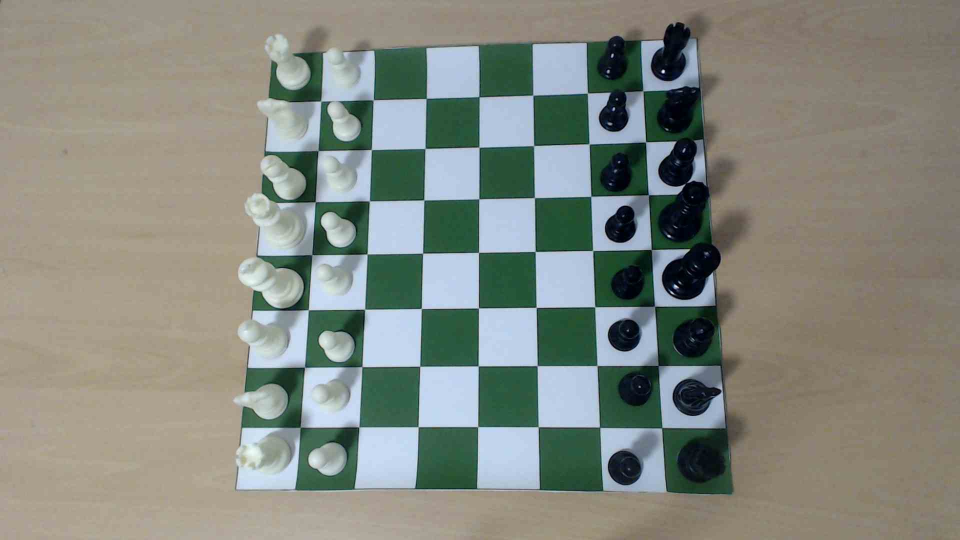
#> input picture data/raw/tablero_horizontal.jpg, 1920 x 1080 px (shown at 1/2 size)
$ jupyter execute delimitar_tablero_viejo.ipynb
#> lines starting #> are read from the running program, lines starting #| are printed output that depends on the picture; after the words box and inside, x2 and y2 are one past the last pixel; in counts of white or black regions, pixels touching at a corner belong together
### Parser Table: Paso a Paso

En este notebook vamos a agarrar la foto de un tablero y la vamos a procesar hasta dejarla plana, orientada y con su grilla bien detectada. Vamos a ir viendo el resultado en cada paso para entender qué está pasando paso a paso.

[cell 1]
import cv2
import numpy as np
import matplotlib.pyplot as plt

def mostrar_imagen(img, titulo="Imagen"):
    """Helper para plotear rápido con matplotlib en el notebook."""
    if len(img.shape) == 3:
        img = cv2.cvtColor(img, cv2.COLOR_BGR2RGB) # OpenCV usa BGR, plt usa RGB
    plt.figure(figsize=(6, 6))
    plt.imshow(img, cmap='gray' if len(img.shape) == 2 else None)
    plt.title(titulo)
    plt.axis('off')
    plt.show()

#### 1. Cargar la imagen y buscar los bordes
Primero cargamos la foto en escala de grises. Para encontrar el tablero, usamos el detector de bordes de Canny. Antes le pasamos un "blur" (desenfoque) para matar el ruido chiquito y que no nos detecte basurita como si fueran bordes.

[cell 2]
ruta = "../../../data/raw/tablero_horizontal.jpg"
img_original = cv2.imread(ruta)
#> img_original is the input picture: shape (1080, 1920, 3); mean B, G, R 127.2, 136.4, 132.4
img_gris = cv2.cvtColor(img_original, cv2.COLOR_BGR2GRAY)

blur = cv2.GaussianBlur(img_gris, (5, 5), 0)
bordes = cv2.Canny(blur, 50, 150)
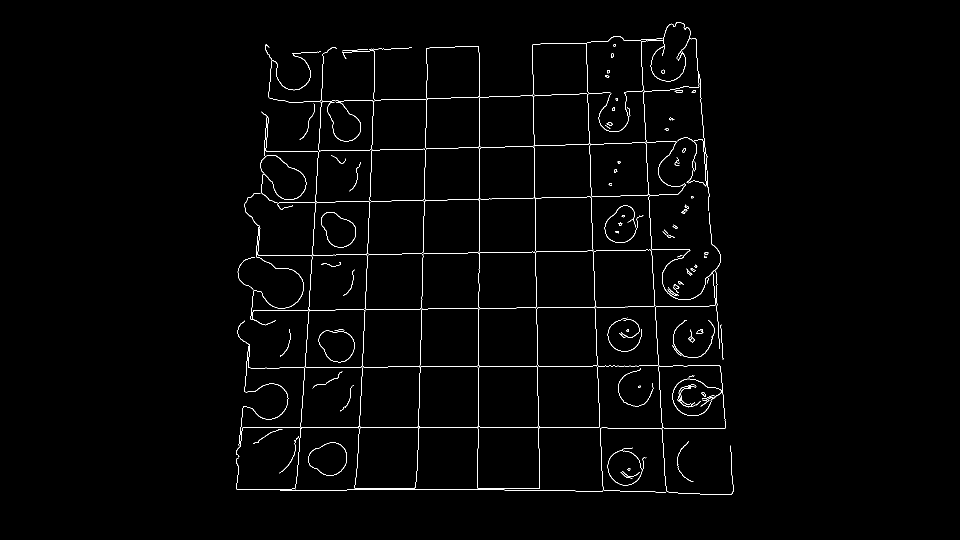
#> bordes: shape (1080, 1920) (shown at 1/2 size); 1.2% white in thin lines or dots, all inside (x1, y1, x2, y2) = (472, 44, 1468, 989)

kernel = np.ones((5, 5), np.uint8)
bordes_cerrados = cv2.morphologyEx(bordes, cv2.MORPH_CLOSE, kernel)

mostrar_imagen(bordes_cerrados, "Bordes del tablero")

#### 2. Encontrar las 4 esquinas
Ya tenemos las líneas blancas sobre fondo negro. Ahora buscamos el contorno más grande de la imagen (que debería ser el tablero) y lo aproximamos a un polígono de 4 lados para sacar las esquinas exactas.

[cell 3]
contornos, _ = cv2.findContours(bordes_cerrados, cv2.RETR_EXTERNAL, cv2.CHAIN_APPROX_SIMPLE)
#> contornos = 17 contours, 2 with area under 20; largest, box (x1, y1, x2, y2) and area: (472, 44, 1468, 989) 681952, (1345, 640, 1430, 716) 184, (1373, 529, 1395, 551) 140, (1363, 409, 1378, 428) 93, (1325, 459, 1350, 476) 88
contornos = sorted(contornos, key=cv2.contourArea, reverse=True)

# Agarramos el contorno más grande y lo simplificamos a 4 puntos
hull = cv2.convexHull(contornos[0])
#> hull = contour of 21 points, box (x1, y1, x2, y2) (472, 44, 1468, 989), area 870002
perimetro = cv2.arcLength(hull, True)
#> perimetro = 3676.2
esquinas = cv2.approxPolyDP(hull, 0.04 * perimetro, True)
#> esquinas = [[1376, 55], [1464, 987], [473, 978], [530, 90]]

# Dibujamos las esquinas para ver si le pegamos
img_debug = img_original.copy()
cv2.drawContours(img_debug, [esquinas], -1, (0, 255, 0), 7)
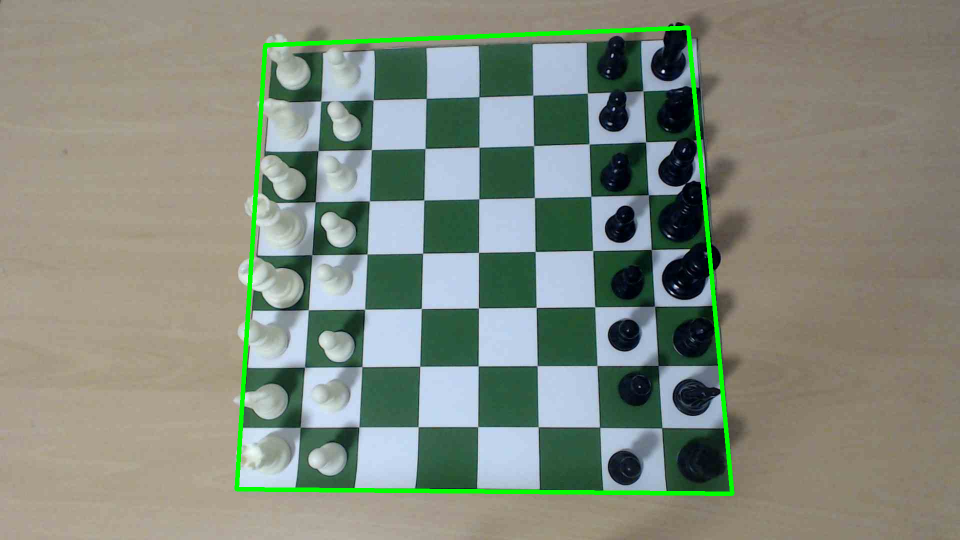
#> img_debug: shape (1080, 1920, 3) (shown at 1/2 size); 1.58% of pixels changed, all inside (x1, y1, x2, y2) = (469, 51, 1469, 992)

mostrar_imagen(img_debug, "Esquinas Detectadas")

#### 3. Corrección de perspectiva
La foto seguro está sacada en ángulo. Como ya tenemos las 4 esquinas y sabemos que un tablero es un cuadrado perfecto, usamos una "Homografía" (`getPerspectiveTransform`). Esto estira la imagen y la aplana.

[cell 4]
def sort_corners(pts):
    """Ordena 4 puntos en: arriba-izq, abajo-izq, abajo-der, arriba-der."""
    pts = pts.reshape(4, 2).astype(np.float32)
#> pts = [[1376, 55], [1464, 987], [473, 978], [530, 90]]
    s = pts.sum(axis=1)
#> s = [1431, 2451, 1451, 620]
    d = np.diff(pts, axis=1).ravel()
#> d = [-1321, -477, 505, -440]
    return np.array([pts[np.argmin(s)], pts[np.argmax(d)], pts[np.argmax(s)], pts[np.argmin(d)]], dtype=np.float32)


LADO = 800 # Queremos que la imagen final sea de 800x800 píxeles

pts_origen = sort_corners(esquinas)
#> pts_origen = [[530, 90], [473, 978], [1464, 987], [1376, 55]]
pts_destino = np.array([[0, 0], [0, LADO], [LADO, LADO], [LADO, 0]], dtype=np.float32)

# Calculamos la matriz de transformación y deformamos la imagen
matriz_H = cv2.getPerspectiveTransform(pts_origen, pts_destino)
#> matriz_H = [[1.05, 0.0672, -561.3], [0.0459, 1.11, -124.3], [6.82e-05, 0.000201, 1]]
tablero_plano = cv2.warpPerspective(img_original, matriz_H, (LADO, LADO))

mostrar_imagen(tablero_plano, "Tablero Planchado")

#### 4. Orientar el tablero
El tablero puede estar rotado. Acá lo pasamos a formato HSV, medimos el brillo en los bordes y lo rotamos para que queden las blancas abajo y las negras arriba (buscando dónde hay más luz o sombra según la lógica del juego).

[cell 5]
# Trabajamos sobre la imagen ya planchada en HSV
tablero_hsv = cv2.cvtColor(tablero_plano, cv2.COLOR_BGR2HSV)
#> tablero_hsv: shape (800, 800, 3); mean H, S, V 87.8, 85.5, 140.2

v = tablero_hsv[:, :, 2]
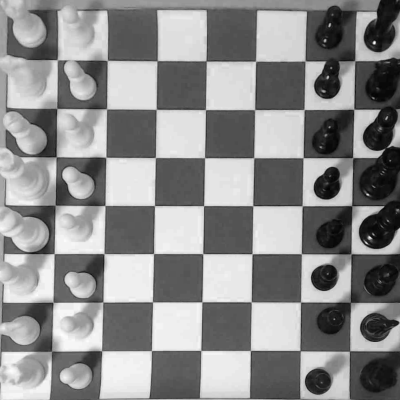
#> v: shape (800, 800) (shown at 1/2 size); min 1, max 255, mean 140.2
lado = v.shape[0]
paso = lado // 8
margen = paso // 3

def medir_brillo(filas, columnas):
    brillo = 0
    for f in filas:
        for c in columnas:
            y1, y2 = f * paso + margen, (f + 1) * paso - margen
            x1, x2 = c * paso + margen, (c + 1) * paso - margen
            brillo += np.mean(v[y1:y2, x1:x2])
#> after the loop, brillo = 2151.2
    return brillo

todas = range(8)
extremos_ini = [0, 1]
extremos_fin = [6, 7]

# Medimos el brillo en los 4 costados
m_arriba = medir_brillo(extremos_ini, todas)
#> m_arriba = 2151.2
m_abajo  = medir_brillo(extremos_fin, todas)
#> m_abajo = 2172.6
m_izq    = medir_brillo(todas, extremos_ini)
#> m_izq = 2761
m_der    = medir_brillo(todas, extremos_fin)
#> m_der = 729.9

diff_vert  = abs(m_arriba - m_abajo)
#> diff_vert = 21.44
diff_horiz = abs(m_izq - m_der)
#> diff_horiz = 2031.1

# Decidimos la rotación según dónde hay más diferencia de brillo
if diff_vert >= diff_horiz:
    rotacion = None if m_abajo >= m_arriba else cv2.ROTATE_180
else:
    rotacion = cv2.ROTATE_90_CLOCKWISE if m_der >= m_izq else cv2.ROTATE_90_COUNTERCLOCKWISE
#> rotacion = 2

if rotacion is not None:
    tablero_hsv = cv2.rotate(tablero_hsv, rotacion)
#> tablero_hsv: shape (800, 800, 3); mean H, S, V 87.8, 85.5, 140.2
    print("El tablero estaba mal orientado. Rotación aplicada.")
else:
    print("La orientación estaba bien. No se aplicó rotación.")

tablero_final_rgb = cv2.cvtColor(tablero_hsv, cv2.COLOR_HSV2RGB)
mostrar_imagen(tablero_final_rgb, "Tablero Orientado")

#### 5. Detectar la grilla: Estándar vs Hough
Vamos a comparar qué pasa si simplemente dividimos la imagen de 800x800 por 8 (grilla matemática perfecta) versus el uso de Transformada de Hough que detecta las líneas reales adaptándose a las deformaciones del lente.

[cell 6]
def _unificar_lineas(lineas, umbral_rho=30, umbral_theta=np.pi / 180 * 15):
    lineas_agrupadas = []
    for linea in lineas:
        for rho, theta in linea:
            grupo = None
            for g in lineas_agrupadas:
                for u_rho, u_theta in g:
                    if (abs(u_rho - rho) < umbral_rho and abs(u_theta - theta) < umbral_theta) or \
                       (abs(u_rho + rho) < umbral_rho and abs(u_theta - (theta + np.pi)) % (2 * np.pi) < umbral_theta):
                        grupo = g
                        break
                if grupo: break
            if grupo: grupo.append((rho, theta))
            else: lineas_agrupadas.append([(rho, theta)])
    resultado = []
    for g in lineas_agrupadas:
        g.sort(key=lambda a: a[1])
        resultado.append(g[(len(g) - 1) // 2])
    return np.array([[l] for l in resultado], dtype=np.float32)

def _segmentar_por_angulo(lineas, umbral_theta=np.pi / 180 * 10):
    grupos = []
    for linea in lineas:
        for rho, theta in linea:
            grupo = None
            for g in grupos:
                for _, u_theta in g:
                    if (abs(u_theta - theta) < umbral_theta or abs(u_theta - (theta + np.pi)) % (2 * np.pi) < umbral_theta or
                            abs(u_theta - (np.pi - theta)) < umbral_theta or abs(theta - (np.pi - u_theta)) < umbral_theta):
                        grupo = g
                        break
                if grupo: break
            if grupo: grupo.append((rho, theta))
            else: grupos.append([(rho, theta)])
    grupos = sorted(grupos, key=len, reverse=True)
    return np.array([[l] for l in grupos[0]], dtype=np.float32), np.array([[l] for l in grupos[1]], dtype=np.float32)

def _identificar_horiz_vert(grupo_a, grupo_b):
    ta, tb = np.mean([abs(l[0][1]) for l in grupo_a]), np.mean([abs(l[0][1]) for l in grupo_b])
    return (grupo_a, grupo_b) if abs(ta - np.pi / 2) < abs(tb - np.pi / 2) else (grupo_b, grupo_a)

def _extraer_limites(lineas_horiz, lineas_vert, lado):
    y_pos = sorted({int(round(abs(l[0][0]))) for l in lineas_horiz})
    x_pos = sorted({int(round(abs(l[0][0]))) for l in lineas_vert})
    if not y_pos or y_pos[0] > 30: y_pos.insert(0, 0)
    if not y_pos or y_pos[-1] < lado - 30: y_pos.append(lado)
    if not x_pos or x_pos[0] > 30: x_pos.insert(0, 0)
    if not x_pos or x_pos[-1] < lado - 30: x_pos.append(lado)

    def _interpolar_9(pos, l): return [int(round((pos[0] if pos else 0) + i * ((pos[-1] if pos else l) - (pos[0] if pos else 0)) / 8)) for i in range(9)]
    if len(y_pos) != 9: y_pos = _interpolar_9(y_pos, lado)
    if len(x_pos) != 9: x_pos = _interpolar_9(x_pos, lado)
    return y_pos, x_pos

# Hough
gray = tablero_hsv[:, :, 2]
blur = cv2.GaussianBlur(gray, (9, 9), 0)
#> blur: shape (800, 800)
bin_img = cv2.adaptiveThreshold(blur, 255, cv2.ADAPTIVE_THRESH_GAUSSIAN_C, cv2.THRESH_BINARY_INV, 11, 2)
#> bin_img: shape (800, 800); 16.4% white; 688 white regions (490 under 20 px), largest, box (x1, y1, x2, y2) and area: (508, 0, 800, 598) 11137, (146, 293, 509, 790) 10895, (11, 48, 220, 667) 10877
v_median = np.median(bin_img)
#> v_median = 0
sigma = 0.33
canny = cv2.Canny(bin_img, int(max(0, (1.0 - sigma) * v_median)), int(min(255, (1.0 + sigma) * v_median)), apertureSize=3)
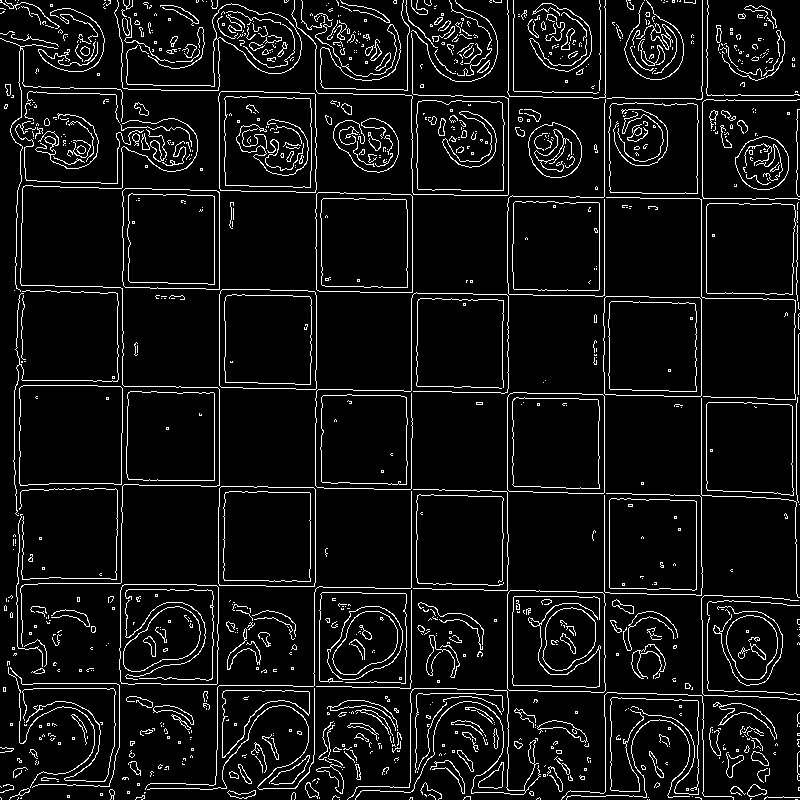
#> canny: shape (800, 800); 7.2% white in thin lines or dots

raw = cv2.HoughLines(canny, rho=1.0, theta=np.pi / 180, threshold=200, lines=np.array([]))
#> raw = 26 rows, first 8: [285, 1.59], [604, 0], [87, 1.59], [482, 1.59], [581, 1.59], [411, 0], [507, 0], [219, 0]
lineas = _unificar_lineas(_unificar_lineas(raw))
#> the loop in _unificar_lineas, `for linea in lineas:` made 26 passes
#> after the loop in _unificar_lineas, `for linea in lineas:`: lineas_agrupadas = 17 items
#> the loop in _unificar_lineas, `for g in lineas_agrupadas:` made 17 passes
#> after the loop in _unificar_lineas, `for g in lineas_agrupadas:`: resultado = [(285, 1.59), (609, 0), (87, 1.59), (482, 1.59), (581, 1.59), (411, 0), (513, 0), (219, 0), (186, 1.59), (701, 0), (384, 1.59), (315, 0), (681, 1.59), (122, 0), (796, 0), (783, 1.59), (19, 0)]
#> the loop in _unificar_lineas (call 2), `for linea in lineas:` made 17 passes
#> the loop in _unificar_lineas (call 2), `for g in lineas_agrupadas:` made 17 passes
#> lineas = 17 rows, first 8: [285, 1.59], [609, 0], [87, 1.59], [482, 1.59], [581, 1.59], [411, 0], [513, 0], [219, 0]
grupo_a, grupo_b = _segmentar_por_angulo(lineas)
#> the loop in _segmentar_por_angulo, `for linea in lineas:` made 17 passes
#> after the loop in _segmentar_por_angulo, `for linea in lineas:`: grupos = [[(285, 1.59), (87, 1.59), (482, 1.59), (581, 1.59), (186, 1.59), (384, 1.59), (681, 1.59), (783, 1.59)], [(609, 0), (411, 0), (513, 0), (219, 0), (701, 0), (315, 0), (122, 0), (796, 0), (19, 0)]]
#> in _segmentar_por_angulo, `grupos = sorted(grupos, key=len, reverse=True)`: grupos = [[(609, 0), (411, 0), (513, 0), (219, 0), (701, 0), (315, 0), (122, 0), (796, 0), (19, 0)], [(285, 1.59), (87, 1.59), (482, 1.59), (581, 1.59), (186, 1.59), (384, 1.59), (681, 1.59), (783, 1.59)]]
#> grupo_a = [[609, 0], [411, 0], [513, 0], [219, 0], [701, 0], [315, 0], [122, 0], [796, 0], [19, 0]]; grupo_b = [[285, 1.59], [87, 1.59], [482, 1.59], [581, 1.59], [186, 1.59], [384, 1.59], [681, 1.59], [783, 1.59]]
lineas_horiz, lineas_vert = _identificar_horiz_vert(grupo_a, grupo_b)
#> in _identificar_horiz_vert, `ta, tb = np.mean([abs(l[0][1]) for l in grupo_a]), np.mean([abs(l[0][1..`: ta = 0; tb = 1.59
#> lineas_horiz has the same summary as grupo_b; lineas_vert has the same summary as grupo_a

y_hough, x_hough = _extraer_limites(lineas_horiz, lineas_vert, LADO)
#> in _extraer_limites, `y_pos = sorted({int(round(abs(l[0][0]))) for l in lineas_horiz})`: y_pos = [87, 186, 285, 384, 482, 581, 681, 783]
#> in _extraer_limites, `x_pos = sorted({int(round(abs(l[0][0]))) for l in lineas_vert})`: x_pos = [19, 122, 219, 315, 411, 513, 609, 701, 796]
#> y_hough = [0, 87, 186, 285, 384, 482, 581, 681, 783]; x_hough = [19, 122, 219, 315, 411, 513, 609, 701, 796]

# Grilla estándar
paso = LADO // 8
y_std = [i * paso for i in range(9)]
x_std = [i * paso for i in range(9)]


img_hough = tablero_final_rgb.copy()
img_std = tablero_final_rgb.copy()

for y in y_hough: cv2.line(img_hough, (0, y), (LADO, y), (0, 255, 0), 2)
#> this loop made 9 passes
#> y on passes 2 to 9: 87, 186, 285, 384, 482, 581, 681, 783
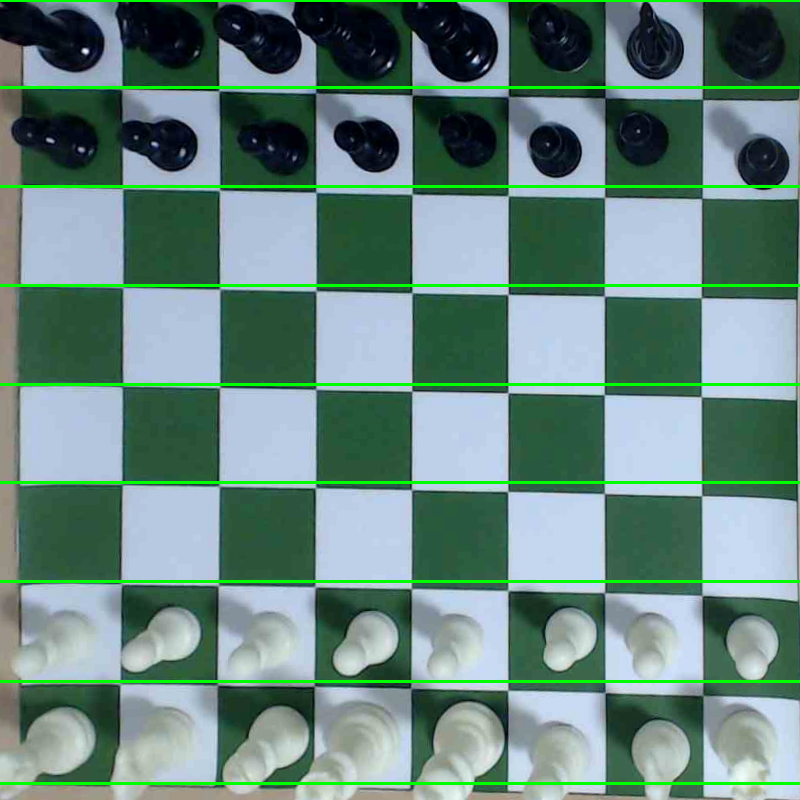
#> img_hough: shape (800, 800, 3); mean R, G, B 103.4, 134.7, 126
for x in x_hough: cv2.line(img_hough, (x, 0), (x, LADO), (0, 255, 0), 2)
#> this loop made 9 passes
#> x on passes 1 to 8: 19, 122, 219, 315, 411, 513, 609, 701
#> img_hough: shape (800, 800, 3); 3.27% of pixels changed, all inside (x1, y1, x2, y2) = (18, 2, 798, 800)
for y in y_std: cv2.line(img_std, (0, y), (LADO, y), (255, 0, 0), 2)
#> img_std: shape (800, 800, 3); mean R, G, B 111.5, 127, 126.6
for x in x_std: cv2.line(img_std, (x, 0), (x, LADO), (255, 0, 0), 2)
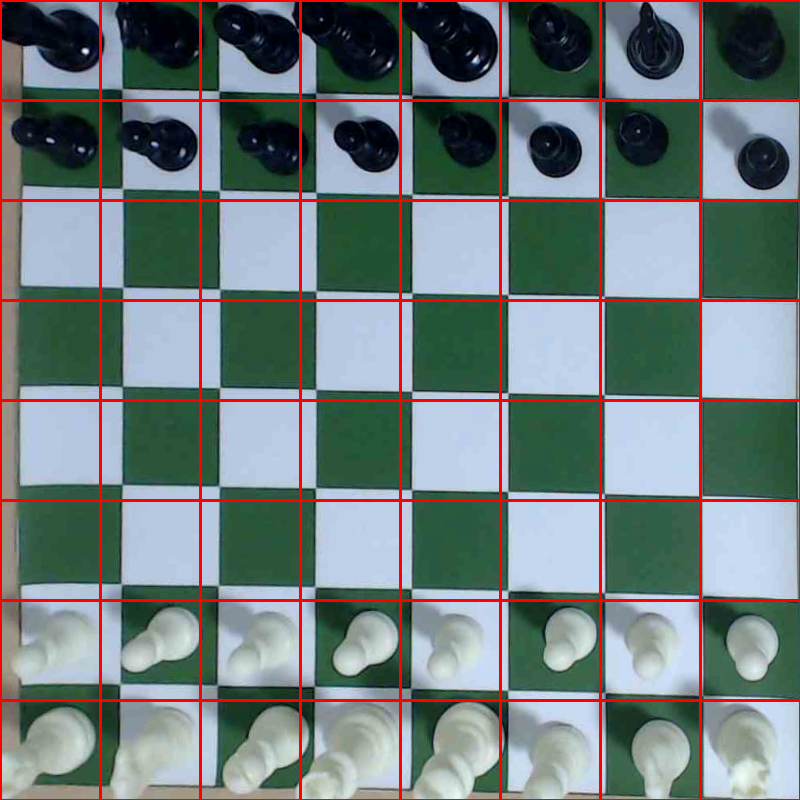
#> img_std: shape (800, 800, 3); mean R, G, B 115.7, 123, 122.6

fig, axs = plt.subplots(1, 2, figsize=(14, 7))
axs[0].imshow(img_std)
axs[0].set_title("Grilla Matemática")
axs[0].axis("off")

axs[1].imshow(img_hough)
axs[1].set_title("Grilla con Hough")
axs[1].axis("off")
plt.tight_layout()
plt.show()

#### 6. Extraer y visualizar las 64 celdas
Acá usamos los límites detectados por Hough (`y_hough` y `x_hough`) para recortar el tablero original.

[cell 7]
fig, axs = plt.subplots(8, 8, figsize=(10, 10))
fig.suptitle("Las 64 celdas del tablero extraídas")

# Iteramos sobre las 8 filas y 8 columnas
for i in range(8):
    for j in range(8):
        # Agarramos las coordenadas de inicio y fin para esta celda
        y1, y2 = int(y_hough[i]), int(y_hough[i+1])
        x1, x2 = int(x_hough[j]), int(x_hough[j+1])

        # Recortamos ese pedacito del tablero rectificado (Slicing de Numpy)
        celda = tablero_final_rgb[y1:y2, x1:x2]

        # Lo mostramos en la sub-trama correspondiente
        axs[i, j].imshow(celda)
        axs[i, j].axis('off')

# Ajustamos los espacios para que quede prolijo y mostramos
plt.subplots_adjust(wspace=0.1, hspace=0.1)
plt.show()
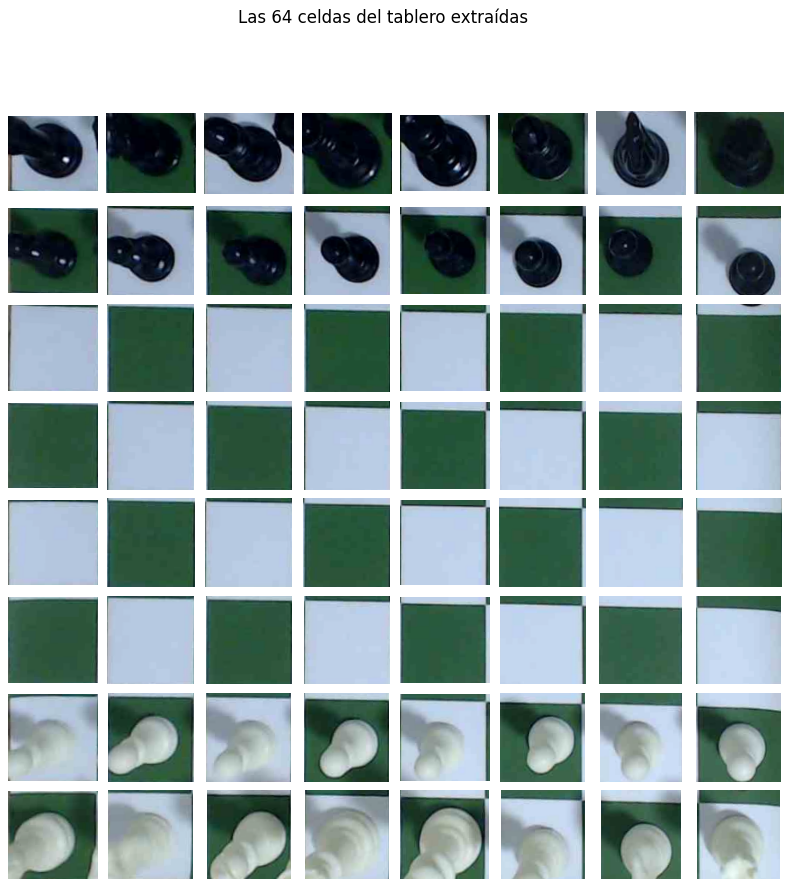
#> figure drawn by matplotlib, 64 panels
